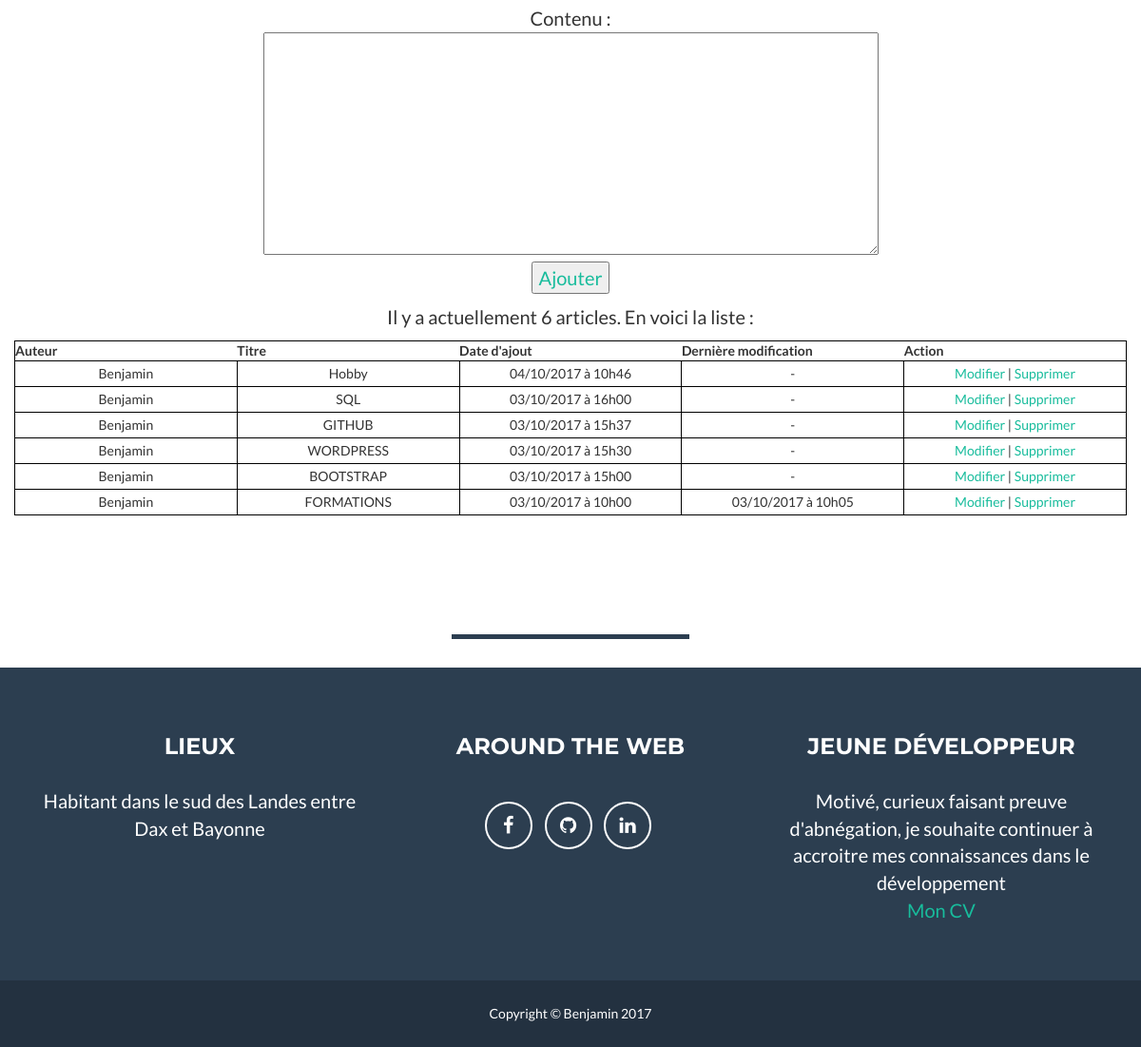
Page /index.php?action=administer (lower part) on the earlier database version.
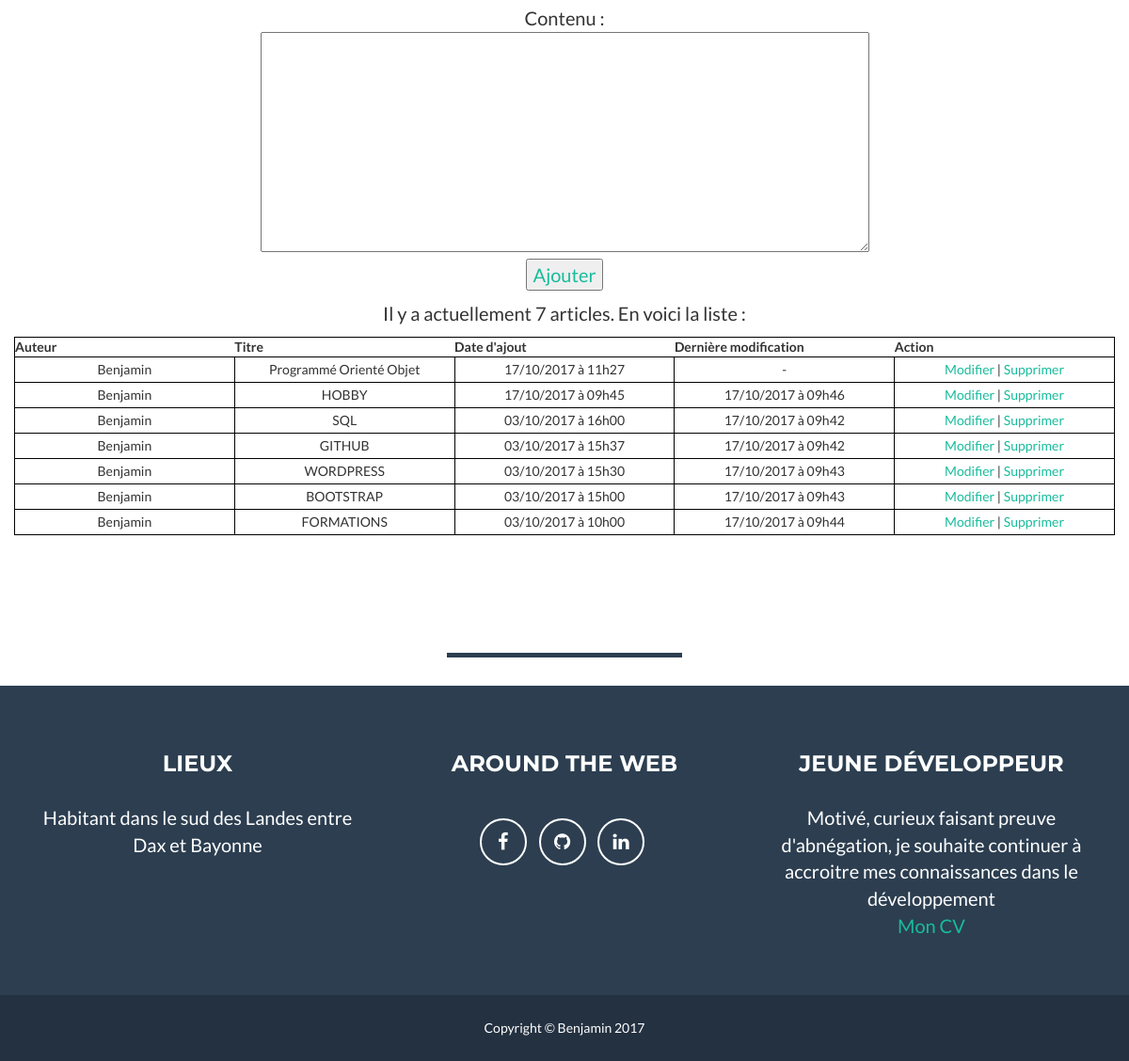
Same page on the later database version.
### tables this page shows
CREATE TABLE `article` (
  `id` int(5) NOT NULL,
  `auteur` varchar(30) NOT NULL,
  `titre` varchar(100) NOT NULL,
  `chapo` varchar(300) NOT NULL,
  `contenu` text NOT NULL,
  `dateAjout` datetime NOT NULL,
  `dateModif` datetime NOT NULL
);

### Controler/ControlerAdmin.php (called while the page is built, shortened)
<?php
require_once 'Modele/Article.php';
require_once 'Modele/ArticleManager.php';
class ControlerAdmin{
    public function administer()
    {
        $db = Modele::getMysqlConnexionWithPDO();
        $manager = new ArticleManager($db);
        $listearticle = $manager->getList();
        require 'View/viewAdmin.php';
    }
}

### index.php (called while the page is built)
<?php
require 'Controler/RouterFront.php';
$RouterFront = new RouterFront();
$RouterFront->routerRequete();

### Modele/ArticleManager.php (called while the page is built, shortened)
<?php
class ArticleManager extends Modele
{
  protected $db;
  public function __construct(PDO $db)
  {
    $this->db = $db;
  }
  public function count()
  {
    return $this->db->query('SELECT COUNT(*) FROM article')->fetchColumn();
  }
  public function getList($debut = -1, $limite = -1)
  {
    $sql = 'SELECT id, auteur, titre, chapo, contenu, dateAjout, dateModif FROM article ORDER BY id DESC';
    $requete = $this->db->query($sql);
    $requete->setFetchMode(PDO::FETCH_CLASS | PDO::FETCH_PROPS_LATE, 'Article');
    $listeArticle = $requete->fetchAll();
    return $listeArticle;
  }
}

### Modele/Article.php (called while the page is built, shortened)
<?php
class Article extends Modele
{
  protected $erreurs = [],
            $id,
            $auteur,
            $titre,
            $chapo,
            $contenu,
            $dateAjout,
            $dateModif;
  public function setDateAjout(DateTime $dateAjout)
  {
    $this->dateAjout = $dateAjout;
  }
  public function setDateModif(DateTime $dateModif)
  {
    $this->dateModif = $dateModif;
  }
  public function id()
  {
    return $this->id;
  }
  public function auteur()
  {
    return $this->auteur;
  }
  public function titre()
  {
    return $this->titre;
  }
  public function dateAjout()
  {
    return $this->dateAjout;
  }
  public function dateModif()
  {
    return $this->dateModif;
  }
}

### View/viewAdmin.php (the view, shortened to what this page needs)
<div class="admin">
  <form method="post" action="index.php?action=create" >
      <p style="text-align: center">
        Auteur : <input type="text" name="auteur" value="<?php if (isset($article)) echo $article->auteur(); ?>" /><br />
        Titre : <input type="text" name="titre" value="<?php if (isset($article)) echo $article->titre(); ?>" /><br />
        Chapo :<br /><textarea rows="4" cols="30" name="chapo"><?php if (isset($article)) echo $article->chapo(); ?></textarea><br />
        Contenu :<br /><textarea rows="8" cols="60" name="contenu"><?php if (isset($article)) echo $article->contenu(); ?></textarea><br />
<?php
if(isset($article) && !$article->isNew())
{
?>
        <input type="hidden" name="id" value="<?= $article->id() ?>" />
        <input type="submit" value="Modifier" name="modifier" />
<?php
}
else
{
?>
        <input type="submit" value="Ajouter" />
<?
}
?>
    </p>
  </form>
 <p style="text-align: center">Il y a actuellement <?= $manager->count() ?> articles. En voici la liste :</p>
 <table>
      <tr><th>Auteur</th><th>Titre</th><th>Date d'ajout</th><th>Dernière modification</th><th>Action</th></tr>
<?
  foreach ($listearticle as $article)
  {
  echo '<tr><td>', $article->auteur(), '</td><td>', $article->titre(), '</td><td>', $article->dateAjout()->format('d/m/Y à H\hi'), '</td><td>', ($article->dateAjout() == $article->dateModif() ? '-' : $article->dateModif()->format('d/m/Y à H\hi')), '</td><td><a href="index.php?action=edit&id=', $article->id(), '">Modifier</a> | <a href="index.php?action=remove&id=', $article->id(), '">Supprimer</a></td></tr>', "\n";
  }
?>
  </table>
</div>
<?php $contenu = ob_get_clean(); ?>
<?php require 'template.php'; ?>

### Controler/RouterFront.php (shortened to what this page needs)
<?php
require_once 'ControlerAdmin.php';
class RouterFront {
  private $ctrlArticles;
  private $ctrlAdmin;
  public function __construct() {
    $this->ctrlArticles = new ControlerArticles();
    $this->ctrlAdmin = new ControlerAdmin();
  }
  public function routerRequete() {
    if (isset($_GET['action'])) {
        if ($_GET['action'] == 'administer')
          {
            $this->ctrlAdmin->administer();
          }
  }
        else
          {
              $this->ctrlArticles->articles();
          }
}
}

### View/template.php (shortened to what this page needs)
<!DOCTYPE html>
<html lang="en">
<head>
    <link href="Contenu/vendor/bootstrap/css/bootstrap.min.css" rel="stylesheet">
    <link href="Contenu/css/freelancer.min.css" rel="stylesheet">
    <link href="Contenu/vendor/font-awesome/css/font-awesome.min.css" rel="stylesheet" type="text/css">
</head>
<body id="page-top" class="index">
    <section id="portfolio">
        <div class="container">
            <div class="row">
          <?= $contenu ?>
            </div>
        </div>
    </section>
<hr class="star-primary">
    <footer class="text-center">
        <div class="footer-above">
            <div class="container">
                <div class="row">
                    <div class="footer-col col-md-4">
                        <h3>Lieux</h3>
                        <p>Habitant dans le sud des Landes entre Dax et Bayonne</p>
                    </div>
                    <div class="footer-col col-md-4">
                        <h3>Around the Web</h3>
                        <ul class="list-inline">
                            <li>
                                <a href="index.php" class="btn-social btn-outline"><i class="fa fa-fw fa-facebook"></i></a>
                            </li>
                            <li>
                                <a href="index.php" class="btn-social btn-outline"><i class="fa fa-fw fa-github"></i></a>
                            </li>
                            <li>
                                <a href="index.php" class="btn-social btn-outline"><i class="fa fa-fw fa-linkedin"></i></a>
                            </li>
                        </ul>
                    </div>
                    <div class="footer-col col-md-4">
                        <h3>Jeune Développeur</h3>
                        <p> Motivé, curieux faisant preuve d'abnégation, je souhaite continuer à accroitre mes connaissances dans le développement</br><a href="Contenu/Images/CV.pdf">Mon CV</a></p>
                    </div>
                </div>
            </div>
        </div>
        <div class="footer-below">
            <div class="container">
                <div class="row">
                    <div class="col-lg-12">
                        Copyright &copy; Benjamin 2017
                    </div>
                </div>
            </div>
        </div>
    </footer>
</body>
</html>

Differences in the rows shown:
removed article: auteur "Benjamin", titre "Hobby", format "04/10/2017 à 10h46"
added article: auteur "Benjamin", titre "Programmé Orienté Objet", format "17/10/2017 à 11h27"
added article: auteur "Benjamin", titre "HOBBY", format "17/10/2017 à 09h45", format "17/10/2017 à 09h46"
changed article "SQL": format (not shown) → "17/10/2017 à 09h42"; no longer shows "-"
changed article "GITHUB": format (not shown) → "17/10/2017 à 09h42"; no longer shows "-"
changed article "WORDPRESS": format (not shown) → "17/10/2017 à 09h43"; no longer shows "-"
changed article "BOOTSTRAP": format (not shown) → "17/10/2017 à 09h43"; no longer shows "-"
changed article "FORMATIONS": format "03/10/2017 à 10h05" → "17/10/2017 à 09h44"
Other differences:
$manager->count(): "6" → "7"
